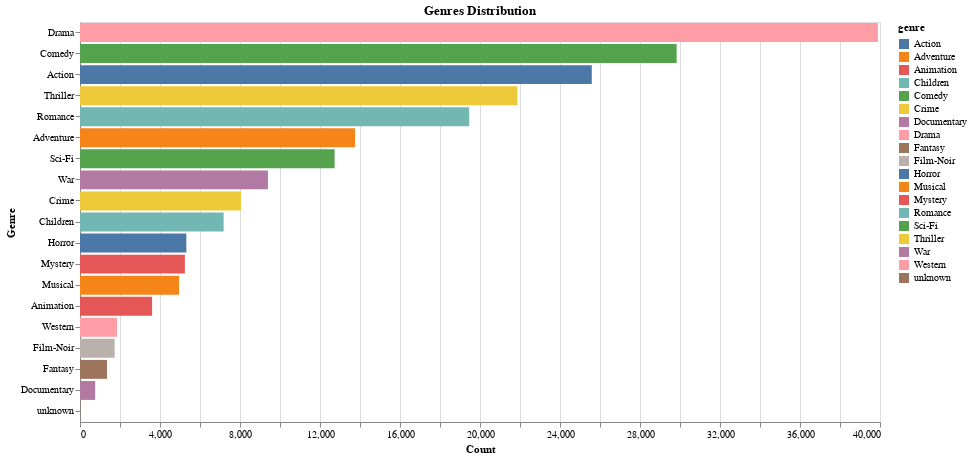

The notebook cell saved with this chart:
### Code cell
chart

### Figure 1 — Vega-Lite specification as saved in the notebook (floating-point values rounded to 4 significant figures)
{"$schema": "https://vega.github.io/schema/vega-lite/v5.20.1.json", "config": {"view": {"continuousHeight": 300, "continuousWidth": 300}}, "data": {"name": "data-74581ef61ddbbcfd9d64e8019641fe22"}, "datasets": {"data-74581ef61ddbbcfd9d64e8019641fe22": [{"count": 39895, "genre": "Drama"}, {"count": 29832, "genre": "Comedy"}, {"count": 25589, "genre": "Action"}, {"count": 21872, "genre": "Thriller"}, {"count": 19461, "genre": "Romance"}, {"count": 13753, "genre": "Adventure"}, {"count": 12730, "genre": "Sci-Fi"}, {"count": 9398, "genre": "War"}, {"count": 8055, "genre": "Crime"}, {"count": 7182, "genre": "Children"}, {"count": 5317, "genre": "Horror"}, {"count": 5245, "genre": "Mystery"}, {"count": 4954, "genre": "Musical"}, {"count": 3605, "genre": "Animation"}, {"count": 1854, "genre": "Western"}, {"count": 1733, "genre": "Film-Noir"}, {"count": 1352, "genre": "Fantasy"}, {"count": 758, "genre": "Documentary"}, {"count": 10, "genre": "unknown"}]}, "encoding": {"color": {"field": "genre", "type": "nominal"}, "tooltip": [{"field": "genre", "type": "nominal"}, {"field": "count", "type": "quantitative"}], "x": {"field": "count", "title": "Count", "type": "quantitative"}, "y": {"field": "genre", "sort": null, "title": "Genre", "type": "nominal"}}, "height": 400, "mark": {"type": "bar"}, "title": "Genres Distribution", "width": 800}
